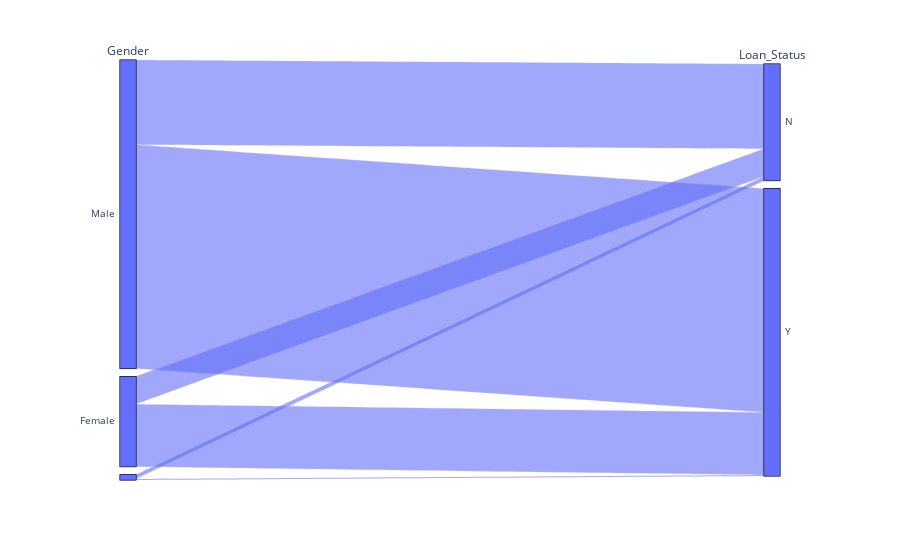
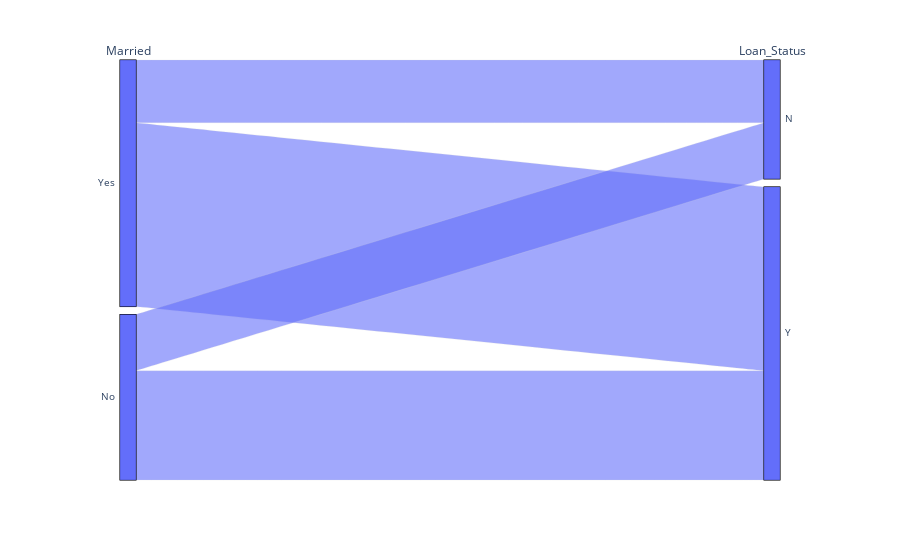
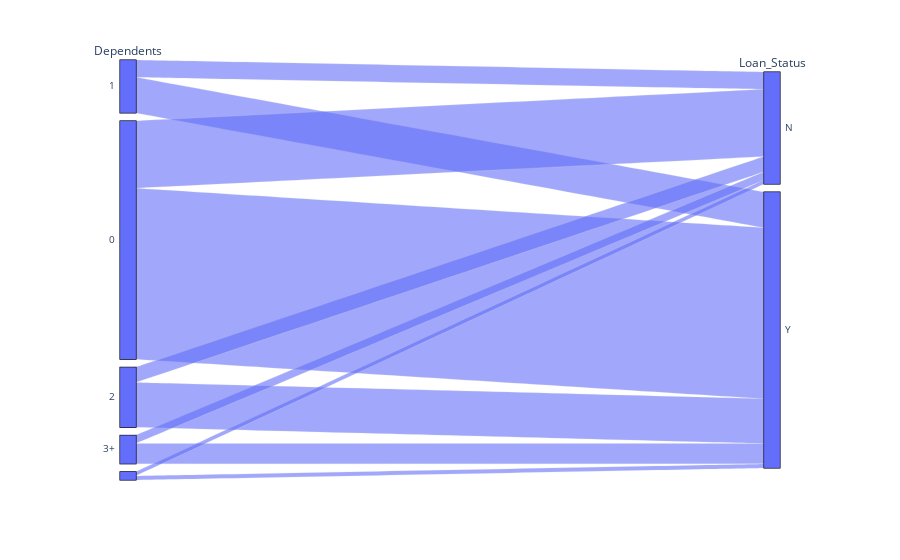
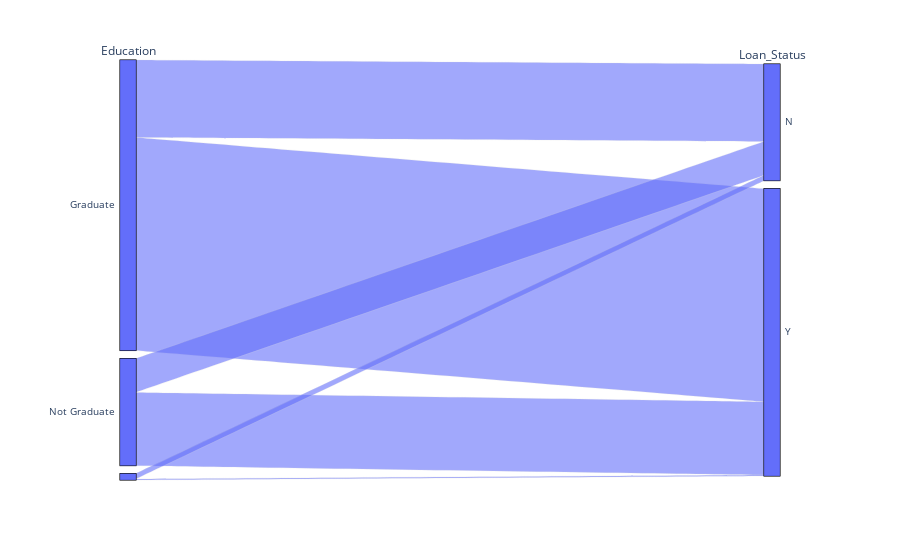

The notebook cell these images were saved under, in order:
### Code cell
for i in categoricals[:-1]:
    fig = px.parallel_categories(data[[i, categoricals[-1]]])
    fig.show()

### Figure 1 — Plotly figure (JSON) as saved in the notebook; plotly's stock layout.template omitted (floating-point values rounded to 4 significant figures; data arrays with more than 128 entries replaced by an {"elided": "..."} marker saying what was removed)
{"data": [{"dimensions": [{"label": "Gender", "values": {"elided": "381 str values"}}, {"label": "Loan_Status", "values": {"elided": "381 str values"}}], "domain": {"x": [0, 1], "y": [0, 1]}, "name": "", "type": "parcats"}], "layout": {"legend": {"tracegroupgap": 0}, "margin": {"t": 60}}}

### Figure 2 — Plotly figure (JSON) as saved in the notebook; plotly's stock layout.template omitted (floating-point values rounded to 4 significant figures; data arrays with more than 128 entries replaced by an {"elided": "..."} marker saying what was removed)
{"data": [{"dimensions": [{"label": "Married", "values": {"elided": "381 str values"}}, {"label": "Loan_Status", "values": {"elided": "381 str values"}}], "domain": {"x": [0, 1], "y": [0, 1]}, "name": "", "type": "parcats"}], "layout": {"legend": {"tracegroupgap": 0}, "margin": {"t": 60}}}

### Figure 3 — Plotly figure (JSON) as saved in the notebook; plotly's stock layout.template omitted (floating-point values rounded to 4 significant figures; data arrays with more than 128 entries replaced by an {"elided": "..."} marker saying what was removed)
{"data": [{"dimensions": [{"label": "Dependents", "values": {"elided": "381 str values"}}, {"label": "Loan_Status", "values": {"elided": "381 str values"}}], "domain": {"x": [0, 1], "y": [0, 1]}, "name": "", "type": "parcats"}], "layout": {"legend": {"tracegroupgap": 0}, "margin": {"t": 60}}}

### Figure 4 — Plotly figure (JSON) as saved in the notebook; plotly's stock layout.template omitted (floating-point values rounded to 4 significant figures; data arrays with more than 128 entries replaced by an {"elided": "..."} marker saying what was removed)
{"data": [{"dimensions": [{"label": "Education", "values": {"elided": "381 str values"}}, {"label": "Loan_Status", "values": {"elided": "381 str values"}}], "domain": {"x": [0, 1], "y": [0, 1]}, "name": "", "type": "parcats"}], "layout": {"legend": {"tracegroupgap": 0}, "margin": {"t": 60}}}
